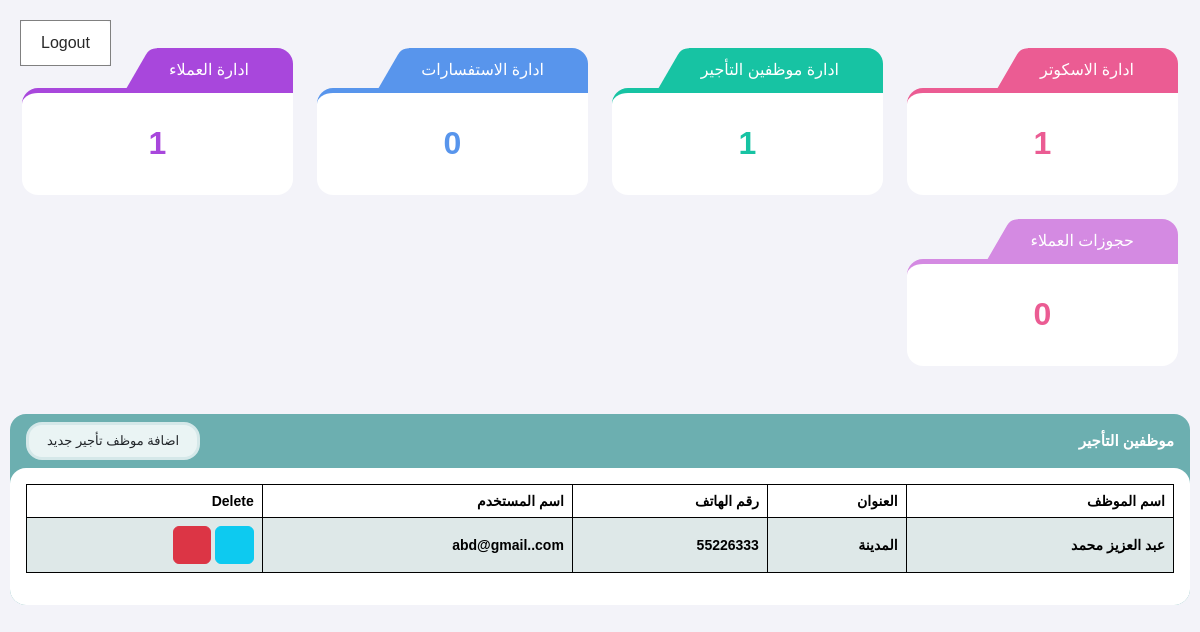
Page /admin/rentEmployee.php (signed in) on the earlier database version.
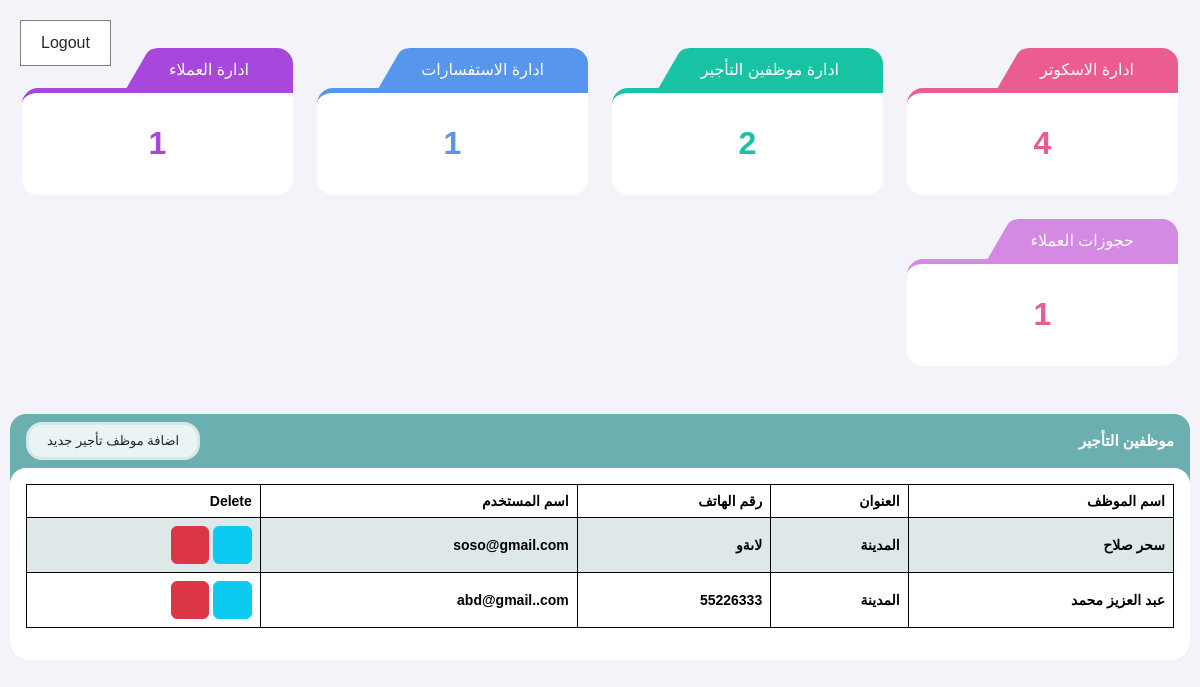
Same page on the later database version.
### tables this page shows
CREATE TABLE `rent_employee` (
  `employee_id` int(10) NOT NULL,
  `employee_name` varchar(300) NOT NULL,
  `employee_mail` varchar(300) NOT NULL,
  `employee_password` varchar(300) NOT NULL,
  `employee_phone` varchar(300) NOT NULL,
  `employee_address` varchar(300) NOT NULL
);

### helper.php (called while the page is built, shortened)
<?php
if (!function_exists('runQuery')) {
    function runQuery($query)
    {
        $servername = "localhost";
        $username = "root";
        $password = "";
        $database = "scooters";
        $conn = new mysqli($servername, $username, $password, $database);
        $conn->set_charset("utf8");
        return $conn->query($query);
    }
}

### admin/rentEmployee.php (the view, shortened to what the changed rows need)
<?php
require('../helper.php');
$selectEmployeeSql = 'SELECT * FROM rent_employee order by employee_id DESC';
$selectEmployeeResult = runQuery($selectEmployeeSql);
?>
<!doctype html>
<html lang="ar" data-layout="vertical" data-topbar="light" data-sidebar="dark" data-sidebar-size="lg"
      data-sidebar-image="none">
<head>
    <?php
    include_once 'layout/assets/css.php';
    ?>
<body>
<content>
    <?php
    include_once 'layout/inc/counter.php';
    ?>
    <section class="tableSection">
        <div class="tableDiv">
            <table id="table" class="table datatable table-bordered dt-responsive nowrap table-striped align-middle">
                <thead>
                <tr>
                    <th> اسم الموظف </th>
                    <th>العنوان</th>
                    <th> رقم الهاتف </th>
                    <th> اسم المستخدم </th>
                    <th>Delete</th>
                </tr>
                </thead>
                <tbody>
                <?php
                if ($selectEmployeeResult->num_rows > 0) {
                    while ($row = $selectEmployeeResult->fetch_assoc()) {
                        ?>
                        <tr>
                            <th><?php echo $row['employee_name'] ?></th>
                            <th><?php echo $row['employee_address'] ?></th>
                            <th><?php echo $row['employee_phone'] ?></th>
                            <th><?php echo $row['employee_mail'] ?></th>
                            <th>
                                <button class="btn btn-info" data-bs-toggle="modal"
                                        data-bs-target="#editModal<?php echo $row['employee_id'] ?>"><i
                                            class="fa-light fa-edit"></i></button>
                                <a href="?method=DELETE&id=<?php echo $row['employee_id'] ?>"
                                   class="btn btn-danger confirmation"><i class="fa-light fa-trash"></i></a>
                            </th>
                        </tr>
                        <?php
                    }
                }
                ?>
                </tbody>
            </table>
        </div>
    </section>
</content>
</body>
</html>

### admin/layout/inc/counter.php (shortened to what the changed rows need)
<?php
$sqlAllScooters = "SELECT COUNT(scooter_id) AS countAllScooters FROM scooter";
$countAllScootersResult = runQuery($sqlAllScooters);
$countAllScooters = 0;
if ($countAllScootersResult->num_rows > 0) {
    $row = $countAllScootersResult->fetch_assoc();
    $countAllScooters = $row['countAllScooters'];
}
$sqlAllCustomers = "SELECT COUNT(cust_id) AS countAllCustomers FROM customer";
$countAllCustomersResult = runQuery($sqlAllCustomers);
$countAllCustomers = 0;
if ($countAllCustomersResult->num_rows > 0) {
    $custrow = $countAllCustomersResult->fetch_assoc();
    $countAllCustomers = $custrow['countAllCustomers'];
}
$sqlAllReservations = "SELECT COUNT(reservation_id) AS countAllReservations FROM reservations";
$countAllReservationsResult = runQuery($sqlAllReservations);
$countAllReservations = 0;
if ($countAllReservationsResult->num_rows > 0) {
    $reserveRow = $countAllReservationsResult->fetch_assoc();
    $countAllReservations = $reserveRow['countAllReservations'];
}
$sqlAllEmp = "SELECT COUNT(employee_id) AS countAllEmps FROM rent_employee";
$countAllEmpsResult = runQuery($sqlAllEmp);
$countAllEmps = 0;
$sqlAllQuestions = "SELECT * FROM questions ";
$countAllQuesResult = runQuery($sqlAllQuestions);
if ($countAllEmpsResult->num_rows > 0) {
    $row = $countAllEmpsResult->fetch_assoc();
    $countAllEmps = $row['countAllEmps'];
}
?>
<section class="statisticsSection">
    <div class="row g-4">
        <a href="index.php" class="statistic col-sm-6 col-md-4 col-lg-3">
            <div class="body">
                <h1 class="odometer"
                    data-count="<?php echo $countAllScooters; ?>"><?php echo $countAllScooters; ?></h1>
            </div>
        </a>
        <a href="rentEmployee.php" class="statistic col-sm-6 col-md-4 col-lg-3">
            <div class="body">
                <h1 class="odometer" data-count="<?php echo $countAllEmps ?? 0; ?>"><?php echo $countAllEmps ?? 0; ?></h1>
            </div>
        </a>
        <a href="questions.php" class="statistic col-sm-6 col-md-4 col-lg-3">
            <div class="body">
                <h1 class="odometer"
                   data-count="<?php echo $countAllQuesResult->num_rows ?? 0; ?>"><?php echo $countAllQuesResult->num_rows ?? 0; ?></h1>
            </div>
        </a>
		     <a href="customers.php" class="statistic col-sm-6 col-md-4 col-lg-3">
            <div class="body">
                <h1 class="odometer"
                    data-count="<?php echo $countAllCustomers;?>"><?php echo $countAllCustomers; ?></h1>
            </div>
        </a>
		  <a href="reservation.php" class="statistic col-sm-6 col-md-4 col-lg-3">
            <div class="body">
                <h1 class="odometer"
                    data-count="<?php echo $countAllReservations; ?>"><?php echo $countAllReservations; ?></h1>
            </div>
        </a>
    </div>
</section>

Differences in the rows shown:
added rent_employee: employee_name "سحر صلاح", employee_address "المدينة", employee_phone "لاىةو", employee_mail "soso@gmail.com"
Other differences:
$countAllScooters: "1" → "4"
$countAllEmps: "1" → "2"
$countAllQuesResult->num_rows: "0" → "1"
$countAllReservations: "0" → "1"
